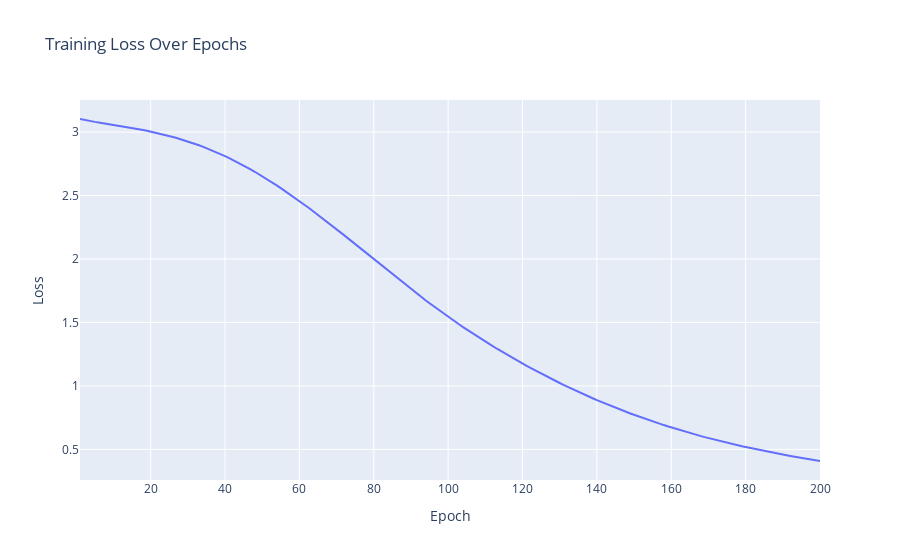

The notebook cell saved with this chart:
### Code cell
# Load the dataset
df = pd.read_csv(r'C:\Users\Ayush\OneDrive\Desktop\AI-search-algo\ai-project\datasets\Crop_recommendation.csv')

# Drop any rows with missing values
df = df.dropna()

# Encode categorical variables if needed (e.g., using one-hot encoding)
# Example:
# df = pd.get_dummies(df, columns=['categorical_column'])

# Split the data into features (X) and labels (y)
X = df.drop(['label'], axis=1)  # Features excluding the 'label' column
y = df['label']  # Target variable 'label'

# Scale the features
scaler = MinMaxScaler()
X_scaled = scaler.fit_transform(X)

# Split the data into train and test sets
X_train, X_test, y_train, y_test = train_test_split(X_scaled, y, test_size=0.2, random_state=42)

# Initialize LabelEncoder
label_encoder = LabelEncoder()

# Fit and transform labels in y_train and y_test
y_train_encoded = label_encoder.fit_transform(y_train)
y_test_encoded = label_encoder.transform(y_test)

# Convert encoded labels to tensors
device = torch.device("cuda" if torch.cuda.is_available() else "cpu")
y_train_tensor = torch.tensor(y_train_encoded, dtype=torch.long).to(device)
y_test_tensor = torch.tensor(y_test_encoded, dtype=torch.long).to(device)

# Define the Q-learning model with increased complexity
class QLearningModel(nn.Module):
    def __init__(self, input_size, num_actions):
        super(QLearningModel, self).__init__()
        self.dense1 = nn.Linear(input_size, 128)
        self.relu1 = nn.ReLU()
        self.dense2 = nn.Linear(128, 64)
        self.relu2 = nn.ReLU()
        self.dense3 = nn.Linear(64, num_actions)

    def forward(self, x):
        x = self.relu1(self.dense1(x))
        x = self.relu2(self.dense2(x))
        return self.dense3(x)

# Initialize the Q-learning model and move it to CUDA if available
model = QLearningModel(X_train.shape[1], len(label_encoder.classes_))
model.to(device)

# Define optimizer and loss function
optimizer = optim.Adam(model.parameters())
criterion = nn.CrossEntropyLoss()

X_train_tensor = torch.tensor(X_train, dtype=torch.float32).to(device)

# Train the model
num_epochs = 200  # Increased number of epochs
training_loss_values = []  # List to store training loss values

for epoch in range(num_epochs):
    optimizer.zero_grad()
    outputs = model(X_train_tensor)
    loss = criterion(outputs, y_train_tensor)
    loss.backward()
    optimizer.step()
    
    training_loss_values.append(loss.item())  # Append current loss to the list

# Save the trained model, scaler, and label encoder
torch.save(model.state_dict(), 'model.pth')
torch.save(scaler, 'scaler.pkl')
torch.save(label_encoder, 'label_encoder.pkl')

# Evaluate the model on the test set
with torch.no_grad():
    X_test_tensor = torch.tensor(X_test, dtype=torch.float32).to(device)
    y_pred = model(X_test_tensor)
    predicted_labels = torch.argmax(y_pred, dim=1)
    accuracy = (predicted_labels == y_test_tensor).sum().item() / len(y_test_tensor)
    print(f"Test Accuracy: {accuracy:.4f}")

# Create the line plot for training loss over epochs
fig = go.Figure()
fig.add_trace(go.Scatter(x=list(range(1, num_epochs + 1)), y=training_loss_values, mode='lines', name='Training Loss'))
fig.update_layout(title='Training Loss Over Epochs', xaxis_title='Epoch', yaxis_title='Loss')
fig.show()

### Figure 1 — Plotly figure (JSON) as saved in the notebook; plotly's stock layout.template omitted (floating-point values rounded to 4 significant figures; data arrays with more than 128 entries replaced by an {"elided": "..."} marker saying what was removed)
{"data": [{"mode": "lines", "name": "Training Loss", "type": "scatter", "x": {"elided": "200 int values"}, "y": {"elided": "200 float values"}}], "layout": {"title": {"text": "Training Loss Over Epochs"}, "xaxis": {"title": {"text": "Epoch"}}, "yaxis": {"title": {"text": "Loss"}}}}
